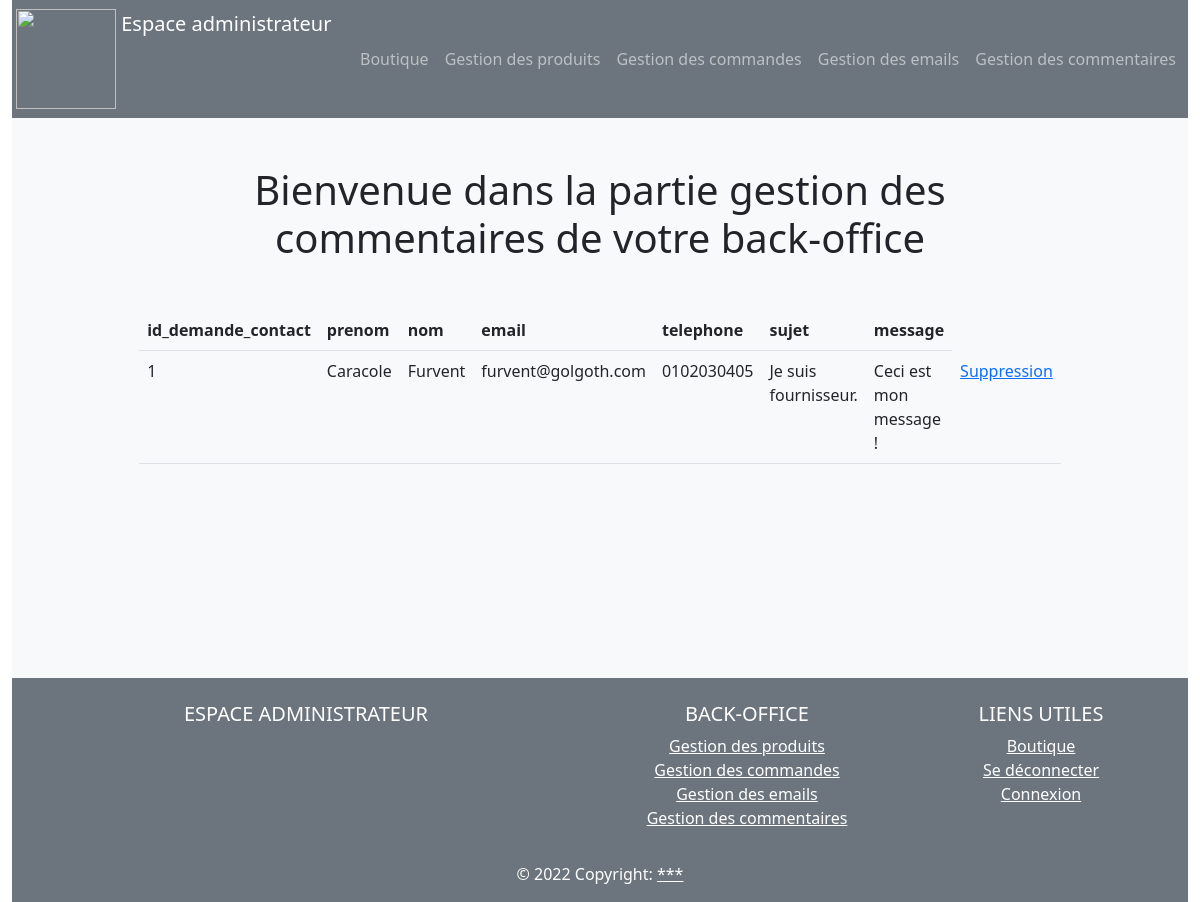
The app's page /admin/gestion_commentaires.php with its own data.
### tables this page shows
CREATE TABLE `contact` (
  `id_demande_contact` int(11) NOT NULL,
  `prenom` varchar(45) NOT NULL,
  `nom` varchar(45) NOT NULL,
  `email` varchar(45) NOT NULL,
  `telephone` varchar(10) NOT NULL,
  `sujet` enum('J''ai une question sur une commande !','J''ai une question sur un produit !','Je souhaite contacter le service après vente.','Je suis fournisseur.'),
  `message` varchar(499) NOT NULL
);

### admin/gestion_commentaires.php (the view, shortened to what this page needs)
<?php
require_once("../inc/init.php");
$stmt = $pdo->query("SELECT * FROM contact");
require_once("inc/header.php");
?>
<h1 class='mb-5 text-center'>Bienvenue dans la partie gestion des commentaires de votre back-office</h1>
<table class="table mb-5">
  <thead class="thead-dark">
    <tr>
        <?php for ($i = 0; $i < $stmt->columnCount(); $i++) {
            $col = $stmt->getColumnMeta($i); ?>
            <th scope="col"><?= $col['name']; ?></th>
        <?php } ?>
    </tr>
  </thead>
  <tbody>
        <?php foreach($stmt->fetchAll(PDO::FETCH_ASSOC) as $index => $contact) { ?>
            <tr>
                <?php foreach($contact as $index => $valeur) { ?>
                        <td><?php echo $valeur; ?> </td>
                        <?php } ?>
                        <td> <a href="?action=suppression&id_demande_contact=<?= $contact["id_demande_contact"]?>"> Suppression </a> </td>
            </tr>
       <?php } ?>
  </tbody>
</table>
<?php
    require_once("inc/footer.php");
?>

### records on screen
contact: id_demande_contact "1", prenom "Caracole", nom "Furvent", email "furvent@golgoth.com", telephone "0102030405", sujet "Je suis fournisseur.", message "Ceci est mon message !"

### other values on screen
$col['name'] "id_demande_contact"
$col['name'] "prenom"
$col['name'] "nom"
$col['name'] "email"
$col['name'] "telephone"
$col['name'] "sujet"
$col['name'] "message"
